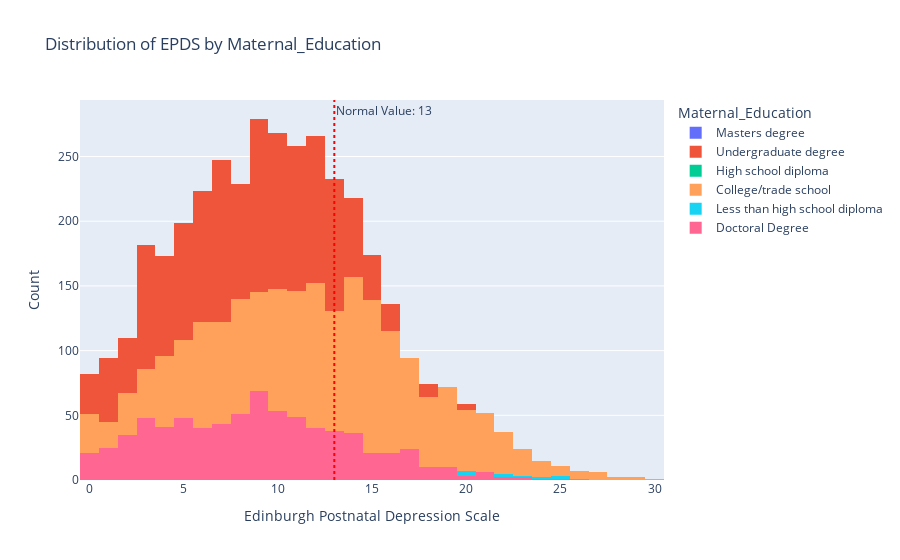

The notebook cell saved with this chart:
### Code cell
bivariate_analysis(df=df, x='EPDS', feature='Maternal_Education', title='Edinburgh Postnatal Depression Scale', normal_value=13)

### Figure 1 — Plotly figure (JSON) as saved in the notebook; plotly's stock layout.template omitted (floating-point values rounded to 4 significant figures; data arrays with more than 128 entries replaced by an {"elided": "..."} marker saying what was removed)
{"data": [{"alignmentgroup": "True", "bingroup": "x", "hovertemplate": "Maternal_Education=Masters degree<br>EPDS=%{x}<br>count=%{y}<extra></extra>", "legendgroup": "Masters degree", "marker": {"color": "#636efa", "pattern": {"shape": ""}}, "name": "Masters degree", "offsetgroup": "Masters degree", "orientation": "v", "showlegend": true, "type": "histogram", "x": {"elided": "1849 int values"}, "xaxis": "x", "yaxis": "y"}, {"alignmentgroup": "True", "bingroup": "x", "hovertemplate": "Maternal_Education=Undergraduate degree<br>EPDS=%{x}<br>count=%{y}<extra></extra>", "legendgroup": "Undergraduate degree", "marker": {"color": "#EF553B", "pattern": {"shape": ""}}, "name": "Undergraduate degree", "offsetgroup": "Undergraduate degree", "orientation": "v", "showlegend": true, "type": "histogram", "x": {"elided": "3979 int values"}, "xaxis": "x", "yaxis": "y"}, {"alignmentgroup": "True", "bingroup": "x", "hovertemplate": "Maternal_Education=High school diploma<br>EPDS=%{x}<br>count=%{y}<extra></extra>", "legendgroup": "High school diploma", "marker": {"color": "#00cc96", "pattern": {"shape": ""}}, "name": "High school diploma", "offsetgroup": "High school diploma", "orientation": "v", "showlegend": true, "type": "histogram", "x": {"elided": "835 int values"}, "xaxis": "x", "yaxis": "y"}, {"alignmentgroup": "True", "bingroup": "x", "hovertemplate": "Maternal_Education=College/trade school<br>EPDS=%{x}<br>count=%{y}<extra></extra>", "legendgroup": "College/trade school", "marker": {"color": "#FFA15A", "pattern": {"shape": ""}}, "name": "College/trade school", "offsetgroup": "College/trade school", "orientation": "v", "showlegend": true, "type": "histogram", "x": {"elided": "2588 int values"}, "xaxis": "x", "yaxis": "y"}, {"alignmentgroup": "True", "bingroup": "x", "hovertemplate": "Maternal_Education=Less than high school diploma<br>EPDS=%{x}<br>count=%{y}<extra></extra>", "legendgroup": "Less than high school diploma", "marker": {"color": "#19d3f3", "pattern": {"shape": ""}}, "name": "Less than high school diploma", "offsetgroup": "Less than high school diploma", "orientation": "v", "showlegend": true, "type": "histogram", "x": [20, 11, 15, 18, null, null, 11, 17, 14, 17, 22, 9, 21, 3, 5, 4, 7, 10, 16, 16, 18, 23, 16, null, 18, 2, 13, 14, 14, 11, null, null, 23, 22, 10, 22, 13, 17, 11, 19, 13, 11, 18, 0, 9, 0, 17, null, 4, 18, 25, 5, 7, 25, 19, 21, 17, 20, 7, 7, 18, null, 20, 20, 20, 14, 16, 21, 26, 21, 22, 10, 16, 17, 6, null, 9, 8, null, 13, 25, 22, null, 20, 11, 9, 12, 14, 10, 16, 13, 23, 10, 8, 24, 3, 11, null, 9, 21, 13, null, 14, 15, 17, 3, null, null, 17, 2, 5, 19, 4, 20, 4, null, 7, 18, 15, 11, 24], "xaxis": "x", "yaxis": "y"}, {"alignmentgroup": "True", "bingroup": "x", "hovertemplate": "Maternal_Education=Doctoral Degree<br>EPDS=%{x}<br>count=%{y}<extra></extra>", "legendgroup": "Doctoral Degree", "marker": {"color": "#FF6692", "pattern": {"shape": ""}}, "name": "Doctoral Degree", "offsetgroup": "Doctoral Degree", "orientation": "v", "showlegend": true, "type": "histogram", "x": {"elided": "767 int values"}, "xaxis": "x", "yaxis": "y"}], "layout": {"annotations": [{"showarrow": false, "text": "Normal Value: 13", "x": 13, "xanchor": "left", "xref": "x", "y": 1, "yanchor": "top", "yref": "y domain"}], "barmode": "overlay", "legend": {"title": {"text": "Maternal_Education"}, "tracegroupgap": 0}, "shapes": [{"line": {"color": "red", "dash": "dot", "width": 2}, "type": "line", "x0": 13, "x1": 13, "xref": "x", "y0": 0, "y1": 1, "yref": "y domain"}], "title": {"text": "Distribution of EPDS by Maternal_Education"}, "xaxis": {"anchor": "y", "domain": [0, 1], "title": {"text": "Edinburgh Postnatal Depression Scale"}}, "yaxis": {"anchor": "x", "domain": [0, 1], "title": {"text": "Count"}}}}
